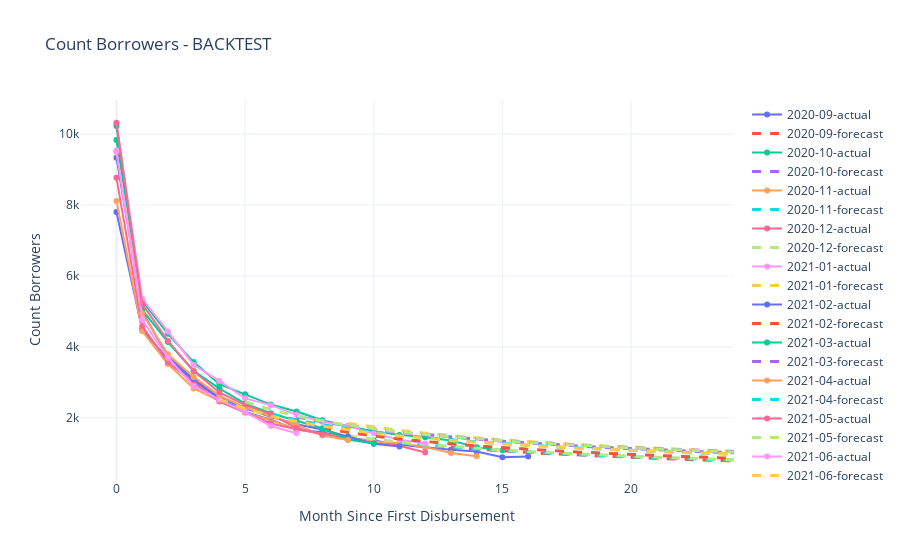

Source (notebook cell):
### Code cell
m.plot_cohorts('Count Borrowers', data='backtest')

### Figure 1 — Plotly figure (JSON) as saved in the notebook; plotly's stock layout.template omitted (floating-point values rounded to 4 significant figures)
{"data": [{"line": {"width": 2}, "mode": "markers+lines", "name": "2020-09-actual", "type": "scatter", "x": [0, 1, 2, 3, 4, 5, 6, 7, 8, 9, 10, 11, 12, 13, 14, 15, 16], "y": [7801, 4481, 3661, 3050, 2549, 2170, 1952, 1673, 1594, 1429, 1362, 1243, 1177, 1102, 1054, 893, 916]}, {"line": {"dash": "dash", "width": 3}, "mode": "lines", "name": "2020-09-forecast", "type": "scatter", "x": [13, 14, 15, 16, 17, 18, 19, 20, 21, 22, 23, 24], "y": [1174.0, 1120.0, 1071.0, 1028.0, 988.2, 952.3, 919.4, 889.3, 861.4, 835.6, 811.7, 789.3]}, {"line": {"width": 2}, "mode": "markers+lines", "name": "2020-10-actual", "type": "scatter", "x": [0, 1, 2, 3, 4, 5, 6, 7, 8, 9, 10, 11, 12, 13, 14, 15], "y": [9831, 5296, 4369, 3573, 2953, 2667, 2377, 2181, 1937, 1773, 1621, 1523, 1457, 1363, 1177, 1093]}, {"line": {"dash": "dash", "width": 3}, "mode": "lines", "name": "2020-10-forecast", "type": "scatter", "x": [12, 13, 14, 15, 16, 17, 18, 19, 20, 21, 22, 23, 24], "y": [1534.0, 1464.0, 1401.0, 1345.0, 1295.0, 1250.0, 1208.0, 1170.0, 1135.0, 1102.0, 1072.0, 1044.0, 1018.0]}, {"line": {"width": 2}, "mode": "markers+lines", "name": "2020-11-actual", "type": "scatter", "x": [0, 1, 2, 3, 4, 5, 6, 7, 8, 9, 10, 11, 12, 13, 14], "y": [8113, 4447, 3517, 2831, 2479, 2149, 1937, 1679, 1554, 1434, 1331, 1296, 1180, 1011, 922]}, {"line": {"dash": "dash", "width": 3}, "mode": "lines", "name": "2020-11-forecast", "type": "scatter", "x": [11, 12, 13, 14, 15, 16, 17, 18, 19, 20, 21, 22, 23, 24], "y": [1304.0, 1237.0, 1178.0, 1127.0, 1080.0, 1039.0, 1001.0, 966.3, 934.7, 905.7, 878.9, 854.0, 830.9, 809.3]}, {"line": {"width": 2}, "mode": "markers+lines", "name": "2020-12-actual", "type": "scatter", "x": [0, 1, 2, 3, 4, 5, 6, 7, 8, 9, 10, 11, 12], "y": [8765, 4585, 3570, 2995, 2462, 2162, 1845, 1682, 1546, 1408, 1291, 1214, 1028]}, {"line": {"dash": "dash", "width": 3}, "mode": "lines", "name": "2020-12-forecast", "type": "scatter", "x": [9, 10, 11, 12, 13, 14, 15, 16, 17, 18, 19, 20, 21, 22, 23, 24], "y": [1489.0, 1399.0, 1322.0, 1255.0, 1196.0, 1143.0, 1097.0, 1055.0, 1017.0, 981.8, 950.0, 920.7, 893.7, 868.6, 845.3, 823.6]}, {"line": {"width": 2}, "mode": "markers+lines", "name": "2021-01-actual", "type": "scatter", "x": [0, 1, 2, 3, 4, 5, 6, 7, 8, 9, 10, 11, 12], "y": [10295, 5359, 4436, 3494, 3044, 2552, 2361, 2088, 1895, 1775, 1566, 1389, 1278]}, {"line": {"dash": "dash", "width": 3}, "mode": "lines", "name": "2021-01-forecast", "type": "scatter", "x": [9, 10, 11, 12, 13, 14, 15, 16, 17, 18, 19, 20, 21, 22, 23, 24], "y": [1847.0, 1741.0, 1650.0, 1571.0, 1502.0, 1440.0, 1384.0, 1334.0, 1289.0, 1247.0, 1209.0, 1174.0, 1142.0, 1112.0, 1084.0, 1057.0]}, {"line": {"width": 2}, "mode": "markers+lines", "name": "2021-02-actual", "type": "scatter", "x": [0, 1, 2, 3, 4, 5, 6, 7, 8, 9, 10, 11], "y": [9331, 5004, 3728, 3100, 2589, 2271, 2034, 1821, 1673, 1475, 1274, 1194]}, {"line": {"dash": "dash", "width": 3}, "mode": "lines", "name": "2021-02-forecast", "type": "scatter", "x": [8, 9, 10, 11, 12, 13, 14, 15, 16, 17, 18, 19, 20, 21, 22, 23, 24], "y": [1704.0, 1588.0, 1489.0, 1405.0, 1333.0, 1269.0, 1212.0, 1161.0, 1116.0, 1075.0, 1037.0, 1003.0, 971.1, 941.9, 914.9, 889.8, 866.3]}, {"line": {"width": 2}, "mode": "markers+lines", "name": "2021-03-actual", "type": "scatter", "x": [0, 1, 2, 3, 4, 5, 6, 7, 8, 9, 10], "y": [10225, 5046, 4136, 3324, 2829, 2401, 2133, 1920, 1710, 1392, 1279]}, {"line": {"dash": "dash", "width": 3}, "mode": "lines", "name": "2021-03-forecast", "type": "scatter", "x": [7, 8, 9, 10, 11, 12, 13, 14, 15, 16, 17, 18, 19, 20, 21, 22, 23, 24], "y": [2032.0, 1895.0, 1780.0, 1684.0, 1600.0, 1528.0, 1464.0, 1407.0, 1356.0, 1309.0, 1267.0, 1229.0, 1194.0, 1161.0, 1131.0, 1103.0, 1076.0, 1052.0]}, {"line": {"width": 2}, "mode": "markers+lines", "name": "2021-04-actual", "type": "scatter", "x": [0, 1, 2, 3, 4, 5, 6, 7, 8, 9], "y": [9497, 4950, 3792, 3155, 2631, 2300, 2047, 1802, 1503, 1380]}, {"line": {"dash": "dash", "width": 3}, "mode": "lines", "name": "2021-04-forecast", "type": "scatter", "x": [6, 7, 8, 9, 10, 11, 12, 13, 14, 15, 16, 17, 18, 19, 20, 21, 22, 23, 24], "y": [2111.0, 1943.0, 1807.0, 1694.0, 1598.0, 1516.0, 1445.0, 1382.0, 1326.0, 1276.0, 1230.0, 1189.0, 1152.0, 1117.0, 1085.0, 1056.0, 1028.0, 1003.0, 979.1]}, {"line": {"width": 2}, "mode": "markers+lines", "name": "2021-05-actual", "type": "scatter", "x": [0, 1, 2, 3, 4, 5, 6, 7, 8], "y": [10314, 5214, 4169, 3319, 2719, 2368, 2100, 1716, 1541]}, {"line": {"dash": "dash", "width": 3}, "mode": "lines", "name": "2021-05-forecast", "type": "scatter", "x": [5, 6, 7, 8, 9, 10, 11, 12, 13, 14, 15, 16, 17, 18, 19, 20, 21, 22, 23, 24], "y": [2461.0, 2234.0, 2057.0, 1914.0, 1795.0, 1695.0, 1609.0, 1534.0, 1468.0, 1409.0, 1356.0, 1309.0, 1265.0, 1226.0, 1189.0, 1156.0, 1125.0, 1096.0, 1069.0, 1044.0]}, {"line": {"width": 2}, "mode": "markers+lines", "name": "2021-06-actual", "type": "scatter", "x": [0, 1, 2, 3, 4, 5, 6, 7], "y": [9532, 4761, 3696, 2899, 2512, 2164, 1773, 1571]}, {"line": {"dash": "dash", "width": 3}, "mode": "lines", "name": "2021-06-forecast", "type": "scatter", "x": [4, 5, 6, 7, 8, 9, 10, 11, 12, 13, 14, 15, 16, 17, 18, 19, 20, 21, 22, 23, 24], "y": [2528.0, 2257.0, 2054.0, 1896.0, 1768.0, 1661.0, 1571.0, 1494.0, 1426.0, 1367.0, 1314.0, 1266.0, 1223.0, 1184.0, 1148.0, 1115.0, 1085.0, 1056.0, 1030.0, 1006.0, 983.0]}], "layout": {"title": {"text": "Count Borrowers - BACKTEST"}, "xaxis": {"title": {"text": "Month Since First Disbursement"}}, "yaxis": {"title": {"text": "Count Borrowers"}}}}
